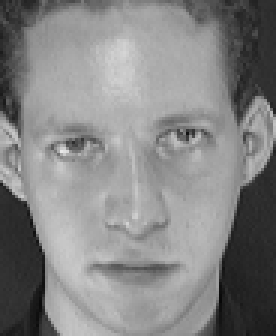
%> input picture 1.bmp, 92 x 112 px (shown 3 times larger)
$ octave lbpvsyuantu.m   (GNU Octave 9; MATLAB toolbox functions it lacks are replaced by stand-ins)
%> lines starting %> are read from the running program, lines starting %| are printed output that depends on the picture; in (x1, y1, x2, y2) boxes, pixels count from 0 and x2, y2 are one past the last pixel; in counts of white or black regions, pixels touching at a corner belong together; the program's own positions count from 1
X = imread('1.bmp');                    %读取图片
%> X is the input picture: size 112x92 uint8; min 7, max 232, mean 132.6

X = double(X);                           %转换成double类型，后面才能参与运算
%> X: size 112x92 double

extend = zeros(114,94);                %扩展一圈的全零矩阵

extend(2:113,2:93) = X;                  %把X放到extend中间
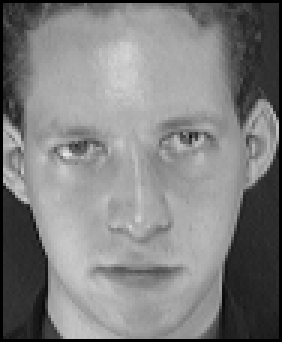
%> extend: size 114x94 double (shown 3 times larger); min 0, max 232, mean 127.5


extend(1,2:93) = X(1,1:92);             %向上扩展，复制原图第一行
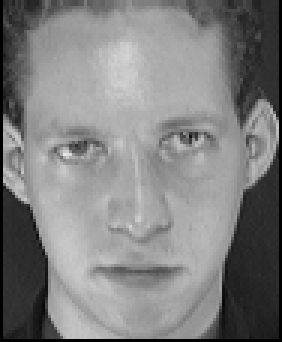
%> extend: size 114x94 double (shown 3 times larger); 0.86% of pixels changed, all inside (x1, y1, x2, y2) = (1, 0, 93, 1)

extend(114,2:93) = X(112,1:92);         %向下扩展，复制原图最后一行
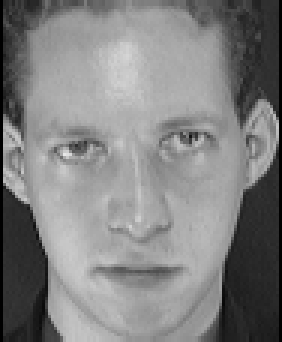
%> extend: size 114x94 double (shown 3 times larger); 0.86% of pixels changed, all inside (x1, y1, x2, y2) = (1, 113, 93, 114)

extend(2:113,1) = X(1:112,1);           %向左扩展，复制原图第一列
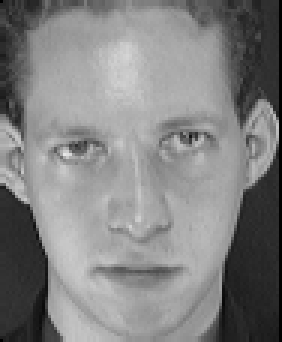
%> extend: size 114x94 double (shown 3 times larger); 1.05% of pixels changed, all inside (x1, y1, x2, y2) = (0, 1, 1, 113)

extend(2:113,94) = X(1:112,92);         %向右扩展，复制原图最后一列
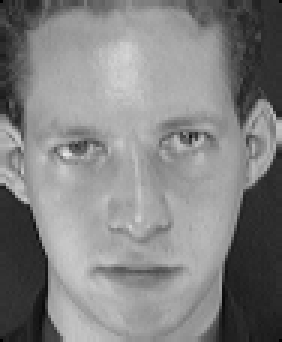
%> extend: size 114x94 double (shown 3 times larger); 1.05% of pixels changed, all inside (x1, y1, x2, y2) = (93, 1, 94, 113)


B2D = [1 2 4;128 0 8;64 32 16];         %二进制→十进制转换模板备用


Result = zeros(112,92);

for i = 1:112

    for j = 1:92

        temp =  X(i,j);                  %取原图某点的像素值，即中心阈值temp

        A = ones(3)*temp;               %3*3矩阵，元素全为temp

        B =extend(i:(i+2),j:(j+2));     %从扩展图像中取出3*3邻域矩阵

        C = B - A;                       %两矩阵相减比大小

        C(find(C>=0)) = 1;               %判断C中非负数，置为1

        C(find(C<0)) = 0;                %判断C中负数，置为0

        Result(i,j) =sum(sum(C.*B2D));  %点乘求和，返回Result作为LBP值

        %sum(矩阵) = 按列求和，得行向量

        %sum(行向量) = 各项求和，得一个实数

        %sum(sum(矩阵)) = 先按列，再各项，即矩阵全部元素求和

    end

end
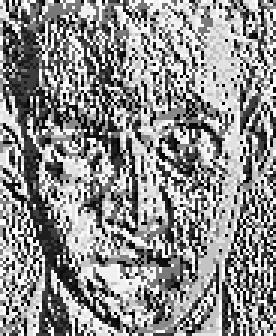
%> Result: size 112x92 double (shown 3 times larger); min 0, max 255, mean 142.2
%> after the loop, C = [1 0 0; 0 1 1; 0 1 0]


figure;

%开个图形窗口

subplot(1,2,1),imshow(mat2gray(X)); title('Gray');

%窗口中，左图显示原始图像

subplot(1,2,2),imshow(mat2gray(Result)); title('LBP');

%窗口中，右图显示LBP纹理图像
